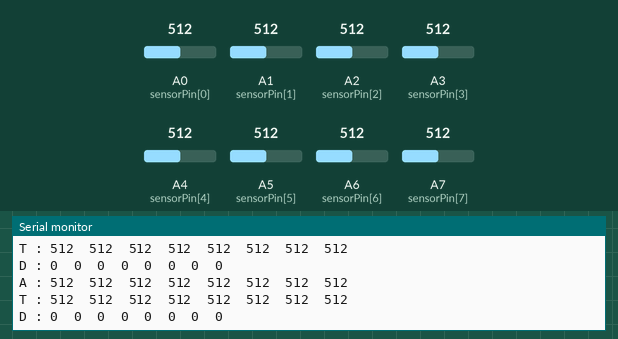
A sketch run on a simulated Arduino Nano, built with avr-gcc and run on an emulated ATmega328P. Shown: the last lines printed to the serial monitor. Inputs (shaded band) come from the test bench; at power-on: A0 (sensorPin[0]) = 512, A1 (sensorPin[1]) = 512, A2 (sensorPin[2]) = 512, A3 (sensorPin[3]) = 512, A4 (sensorPin[4]) = 512, A5 (sensorPin[5]) = 512, A6 (sensorPin[6]) = 512, A7 (sensorPin[7]) = 512.

Above: at 1.2 s.
1.3 s: A0 (sensorPin[0]) set to 716
At 1.47 s:
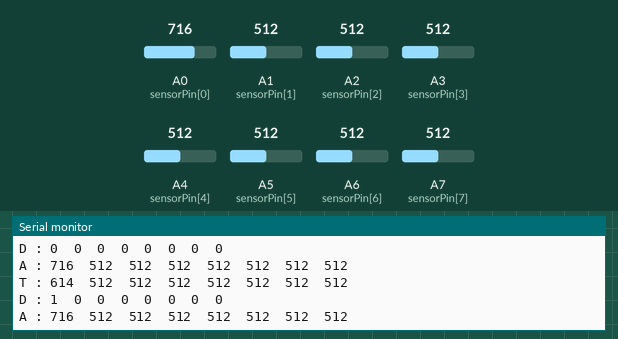
4.3 s: A1 (sensorPin[1]) set to 716
At 4.61 s:
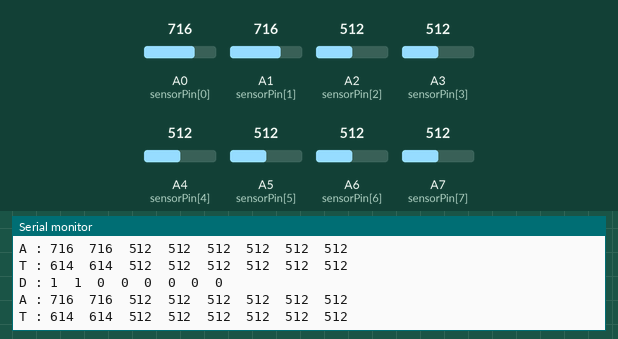
5.8 s: A2 (sensorPin[2]) set to 716
At 5.87 s:
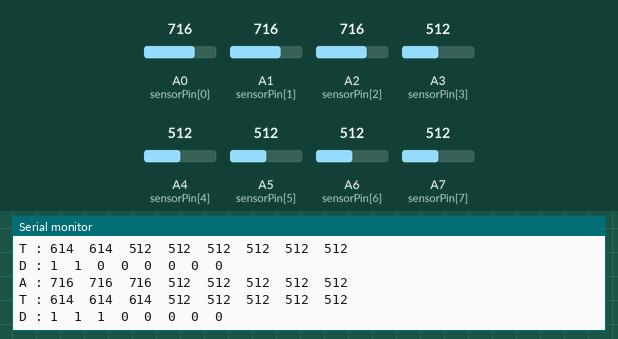
7.3 s: A3 (sensorPin[3]) set to 716
At 7.33 s:
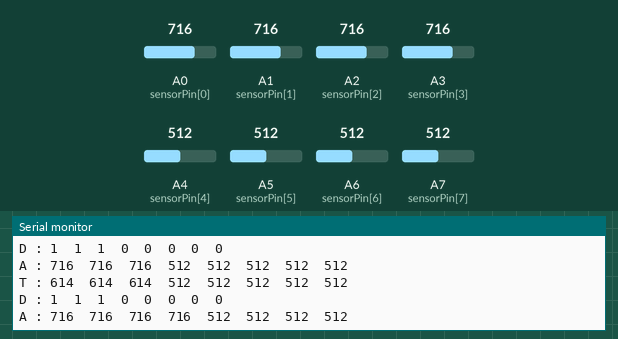
8.8 s: A4 (sensorPin[4]) set to 716
At 8.8 s:
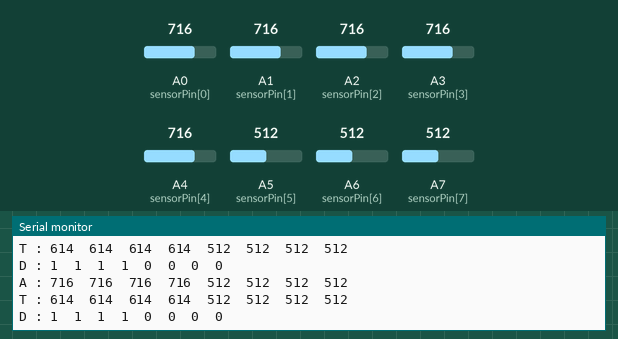
10.3 s: A5 (sensorPin[5]) set to 716
At 10.37 s:
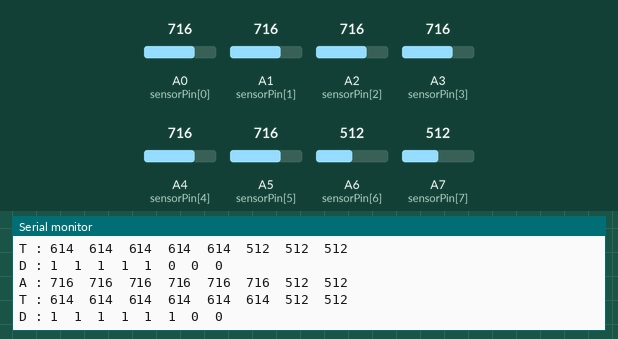

Measured:
- after the input at 1.3 s, the serial monitor: prints a new line after 0.06 s (image 1)
- after the input at 4.3 s, the serial monitor: prints a new line after 0.10 s (image 2)
- after the input at 5.8 s, the serial monitor: prints a new line after 0.06 s (image 3)
- after the input at 7.3 s, the serial monitor: prints a new line at once (image 4)
- after the input at 10.3 s, the serial monitor: prints a new line after 0.06 s (image 6)

The sketch:

tesSensor_Threshold.ino
```cpp
/*
  TEST SENSOR LINE 8 CHANNEL
  Arduino Nano
  A0 A1 A2 A3 A4 A5 A6 A7

  Serial Output :
  Analog     : xxxx xxxx xxxx xxxx xxxx xxxx xxxx xxxx
  Threshold  : xxxx xxxx xxxx xxxx xxxx xxxx xxxx xxxx
  Digital    : 0 1 1 0 0 1 1 0

  Sistem threshold adaptif:
  - Setiap sensor menyimpan nilai minimum dan maksimum.
  - Threshold = (min + max) / 2.
  - Semakin sering sensor melihat hitam dan putih,
    threshold akan semakin akurat.
*/

const byte sensorPin[8] = {A0, A1, A2, A3, A4, A5, A6, A7};

int value[8];
int minValue[8];
int maxValue[8];
int threshold[8];
bool digitalValue[8];

void setup() {

  Serial.begin(115200);

  for (byte i = 0; i < 8; i++) {

    value[i] = analogRead(sensorPin[i]);

    minValue[i] = value[i];
    maxValue[i] = value[i];
    threshold[i] = value[i];
  }

  Serial.println("===== SENSOR TEST =====");
}

void loop() {

  // ==========================
  // BACA DAN UPDATE KALIBRASI
  // ==========================
  for (byte i = 0; i < 8; i++) {

    value[i] = analogRead(sensorPin[i]);

    if (value[i] < minValue[i])
      minValue[i] = value[i];

    if (value[i] > maxValue[i])
      maxValue[i] = value[i];

    threshold[i] = (minValue[i] + maxValue[i]) / 2;

    // Ubah tanda > menjadi < jika output terbalik
    digitalValue[i] = value[i] > threshold[i];
  }

  // ==========================
  // ANALOG
  // ==========================
  Serial.print("A : ");

  for (byte i = 0; i < 8; i++) {

    Serial.print(value[i]);
    Serial.print("\t");
  }

  Serial.println();
  // ==========================
  // THRESHOLD
  // ==========================
  Serial.print("T : ");

  for (byte i = 0; i < 8; i++) {

    Serial.print(threshold[i]);
    Serial.print("\t");
  }

  Serial.println();
  // ==========================
  // DIGITAL
  // ==========================
  Serial.print("D : ");

  for (byte i = 0; i < 8; i++) {

    Serial.print(digitalValue[i]);
    Serial.print("\t");
  }

    Serial.println("\n");

  delay(100);
}
```
